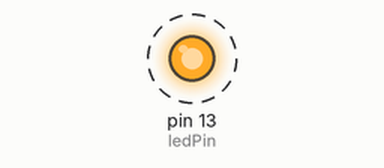
This program was run on a simulated Arduino Uno, built with avr-gcc and run on an emulated ATmega328P. On the bench: output pins drawn as LEDs (lit = HIGH). Dashed ring = blinking. What the program prints to the serial monitor is not drawn.

Above: at 5.33 s.
Timing chart, 0 to 8.3 s (numbered marks = the images above):
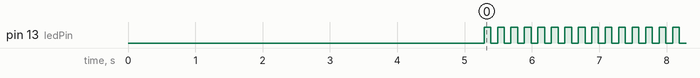

Measured:
- by itself, pin 13 (ledPin): alternates HIGH for 0.10 s and LOW for 0.10 s

The program:

main.cpp
```cpp
/*
 * main.cpp
 *
 *  Created on: 23 Jun 2011
 *      Author: Marius
 */
#include <Wprogram.h>
// Uncomment if you need it for C++ style new/delete and pointer protection
#include "cppsupport.h"
#include "eeprom/eeprom.h"
#include "keypad/keypad.h"
#include "Liquidcrystal/liquidcrystal.h"
#include "newsoftserial/newsoftserial.h"
#include "sd/sd.h"

int ledPin = 13;
// start reading from the first byte (address 0) of the EEPROM
int address = 0;
byte value;

NewSoftSerial dbP = NewSoftSerial(2, 6);
void eepromWrite()
{
	for (int i = 0; i < 512; ++i) {
		EEPROM.write(i,0xff);
	}
}

void eepromRead()
{
	for (int i = 0; i < 512; ++i) {
		// read a byte from the current address of the EEPROM
		  value = EEPROM.read(address);

		  Serial.print(address);
		  Serial.print("\t");
		  Serial.print(value, DEC);
		  Serial.println();

		  // advance to the next address of the EEPROM
		  address = address + 1;

		  // there are only 512 bytes of EEPROM, from 0 to 511, so if we're
		  // on address 512, wrap around to address 0
		  if (address == 512)
		    address = 0;

		  delay(10);
	}

}

void setup()
{
	pinMode(ledPin, OUTPUT);      // sets the digital pin as output
	Serial.begin(9600);
	//eepromWrite();
	eepromRead();
}

void loop(void)
{
	do{
		digitalWrite(ledPin, HIGH);   // sets the LED on
		delay(100);                  // waits for a second
		digitalWrite(ledPin, LOW);    // sets the LED off
		delay(100);                  // waits for a second
	}while(1);
}

int main(void)
{
   init();

   setup();


      loop();

   return(0);
}
```

cppsupport.h
```cpp
/*
 * cppsupport.h
 *
 *  Created on: 23 Jun 2011
 *      Author: Marius
 */

#ifndef CPPSUPPORT_H_
#define CPPSUPPORT_H_
#include <stdlib.h>

extern "C" void __cxa_pure_virtual()
{
  cli();
  for (;;);
}

__extension__ typedef int __guard __attribute__((mode (__DI__)));

void * operator new(size_t size)
{
  return malloc(size);
}

void operator delete(void * ptr)
{
  free(ptr);
}

void * operator new[](size_t size)
{
    return malloc(size);
}

void operator delete[](void * ptr)
{
   if (ptr)
      free(ptr);
}

int __cxa_guard_acquire(__guard *g) {return !*(char *)(g);}
void __cxa_guard_release (__guard *g) {*(char *)g = 1;}
void __cxa_guard_abort (__guard *) {}


#endif /* CPPSUPPORT_H_ */
```
